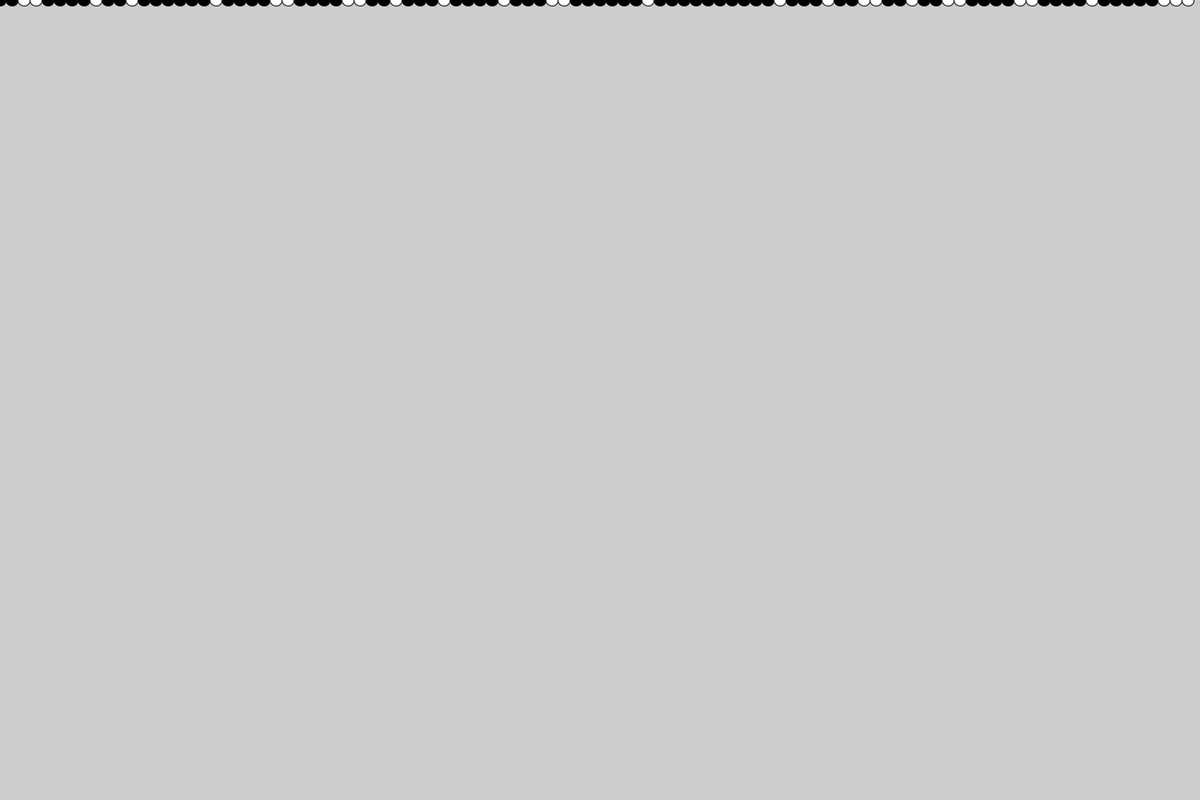
Frame 1 (no input)
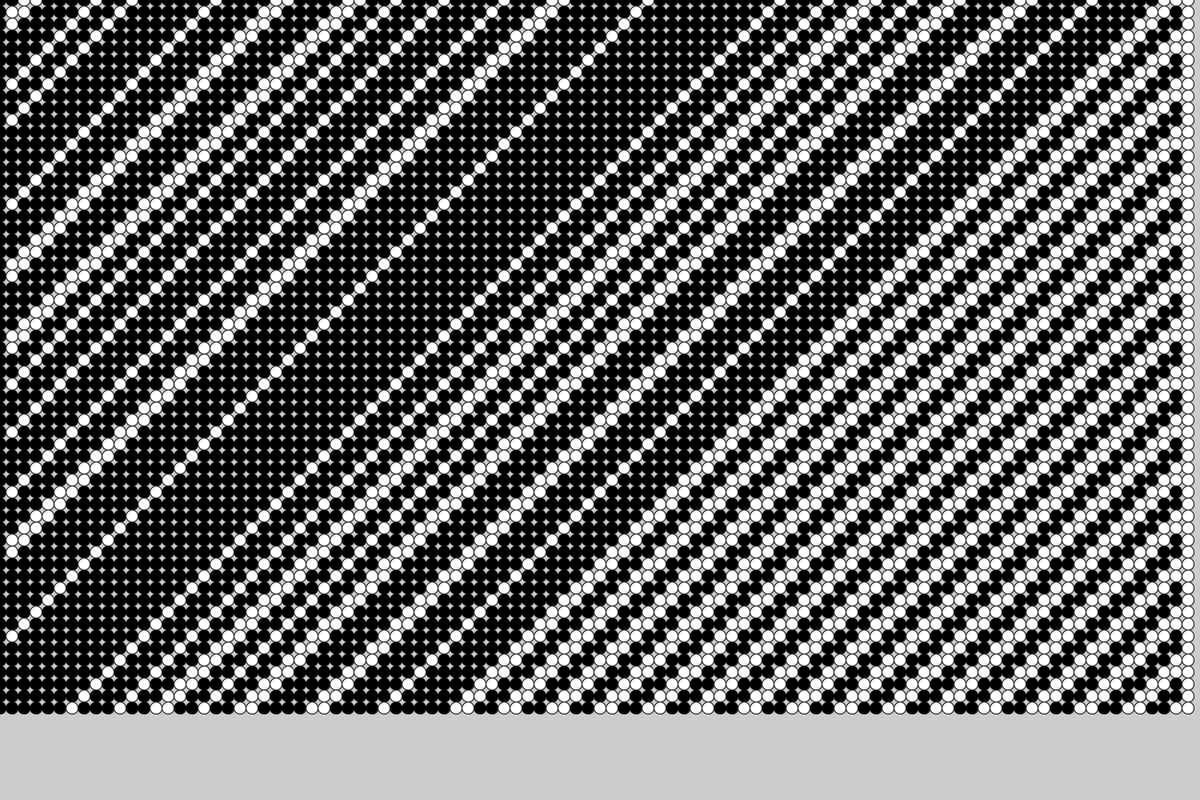
Frame 60 (the mouse pressed at the canvas centre just before this capture)
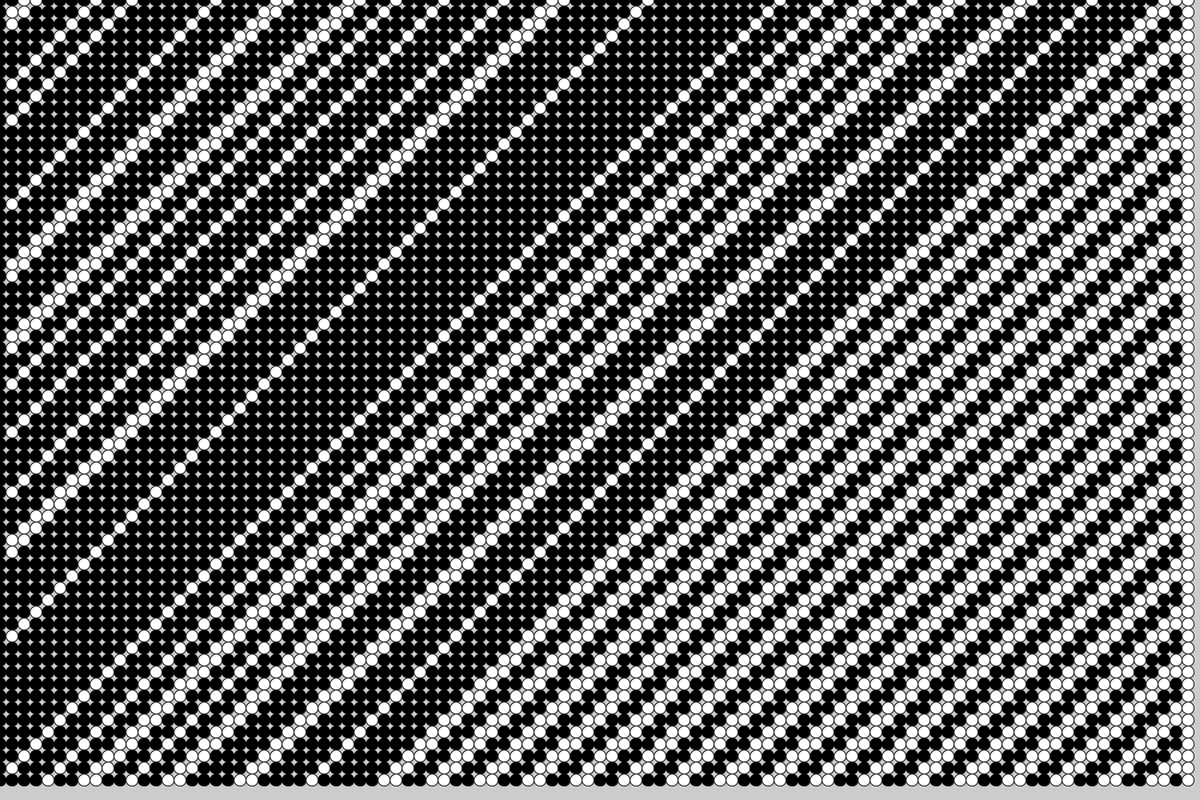
Frame 120 (the mouse held since frame 60 and released just before this capture)

The Processing sketch that drew these frames (run headless with seeded random() and noise(); from frame 60 on, the mouse is pressed at the canvas centre):

// Processing sketch: elementary_CA_wolfram_ver4
// ── elementary_CA_wolfram_ver4.pde
final int  CELL_AMOUNT = 100;
final int RULE_SIZE = 8;
int MAX_GEN;

int[] cells = new int[CELL_AMOUNT];
int[] ruleset = new int[RULE_SIZE];
int gen;

void setup()
{
  size(1500, 1000);
  gen = 0;
  MAX_GEN = height / (width / cells.length);
  
  //set all the cells to 0
  for (int i = 0; i < cells.length; i++)
  {
    cells[i] = (int)(Math.round(Math.random()));
  }
  for(int i = 0; i < ruleset.length; i++)
  {
    ruleset[i] = (int)(Math.round(Math.random()));
  }
}

void draw()
{
  frameRate(60);
  //background(220);
  if (gen < MAX_GEN)
  {
    update_states();
    draw_cells(gen);
    gen++;
  }
  println(gen);
}

/**
 draw each cells on the screen
 @param gen
 */
void draw_cells(int gen)
{
  int side_len = width / cells.length;
  for (int i = 0; i < cells.length; i++)
  {
    if (cells[i] == 0) fill(255);
    else fill(0);
    stroke(0);
    circle(i*side_len, gen*side_len, side_len);
  }
}

/**
 updates the states of the cells
 */
void update_states()
{
  int[] new_cells = new int[cells.length];
  for (int i = 0; i < cells.length; i++)
  {
    new_cells[i] = cal_state(i);
  }

  cells = new_cells;
}

/**
 calculate the new state of the cell based on its neighbors
 @param cell
 @return the new state of the cell
 */
int cal_state(int cell)
{
  //check wether the cell is on either edge of the grid
  if (cell == 0 || cell == cells.length -  1) return cells[cell]; //return the same state
  else
  {
    int left_cell = cells[cell - 1];
    int middle_cell = cells[cell];
    int rigth_cell = cells[cell + 1];

    int new_state = rules(left_cell, middle_cell, rigth_cell);
    return new_state;
  }
}

/**
 check the ruleset for the given neighbors
 @param left
 @param middle
 @param rigth
 @return result
 */
int rules(int left, int middle, int rigth)
{
  String s = "" + left + middle + rigth;
  int index = Integer.parseInt(s,2);

  return ruleset[index];
}
